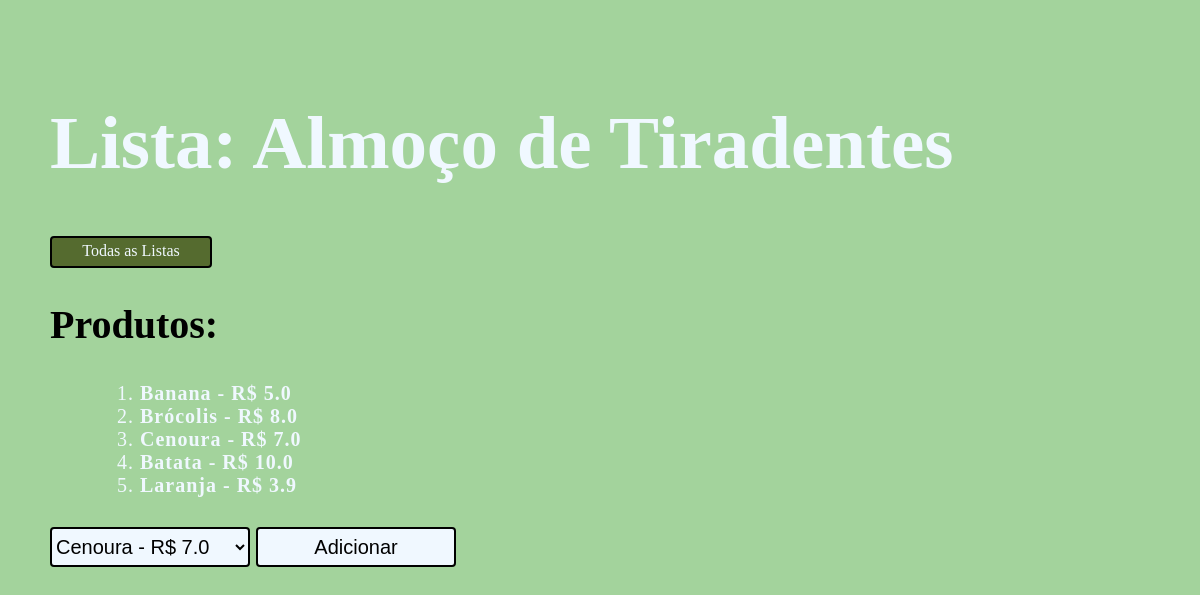
Page /listas/1 on the earlier database version.
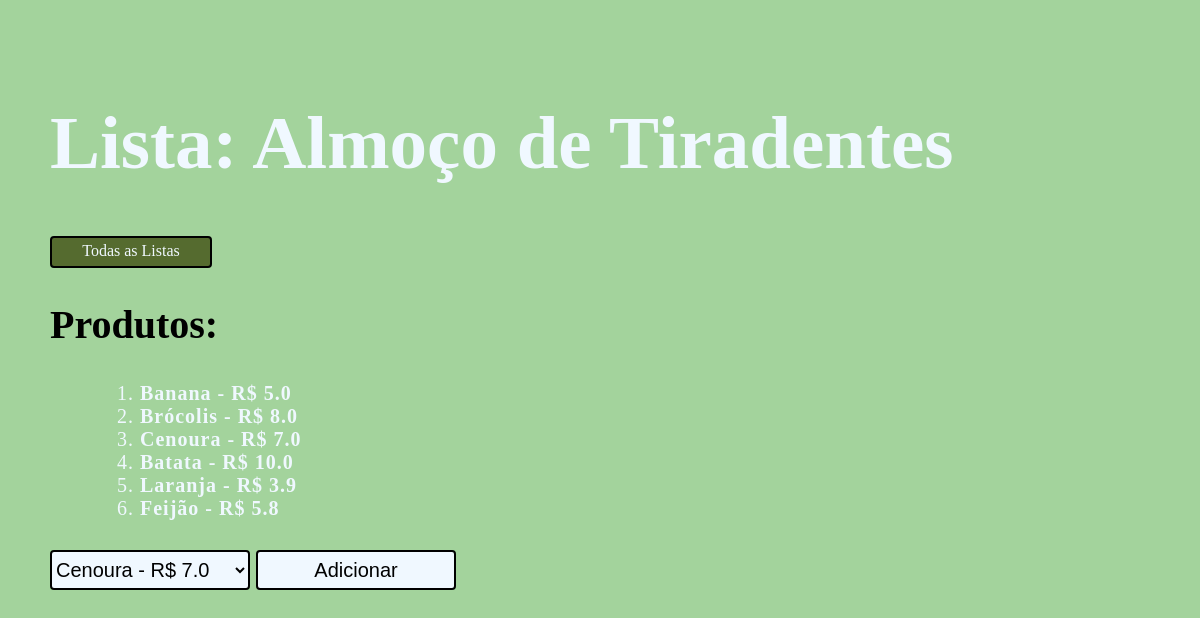
Same page on the later database version.
### listas/models.py (models this page shows)
class Produto(models.Model):
    produto = models.CharField(max_length=64)
    preco = models.FloatField()
    nome = models.ManyToManyField(Lista, blank=True, related_name="nome")
    def __str__(self):
        return f"{self.produto} - R$  {self.preco}"

### listas/views.py (the view)
# urls.py: path("<int:lista_id>", views.lista, name="lista"),
def lista(request, lista_id):
    lista = Lista.objects.get(id=lista_id)
    produto = lista.nome.all()
    sem_lista = Produto.objects.exclude(id=lista_id).all()
    return render(request, "listas/lista.html", {
        "lista": lista,
        "produto": produto,
        "sem_lista": sem_lista
    })

### listas/templates/listas/lista.html (shortened to what this page needs)
{% extends "listas/layout.html" %}
{% block body %}
    <h1>Lista: {{ lista.nome_lista }}</h1>
    <a id="back" href="{% url 'listas:index' %}">Todas as Listas</a>
    <h2>Produtos:</h2>
    <ul id="produtos">
        {% for produto in produto %}
            <li><b>{{ produto }}</b></li>
        {% empty %}
            <li>Sem Produtos</li>
        {% endfor %}
    </ul>
    <form action="{% url 'listas:livro' lista.id %}" method="post">
        <select name="produto" id="">
            {% for produto in sem_lista %}
                <option value="{{ produto.id }}">{{ produto }}</option>
            {% endfor %}
        </select>
        <input id="confirma" type="submit" value="Adicionar">
    </form>
{% endblock %}

Differences in the rows shown:
added Produto: produto+preco "Feijão - R$ 5.8"
